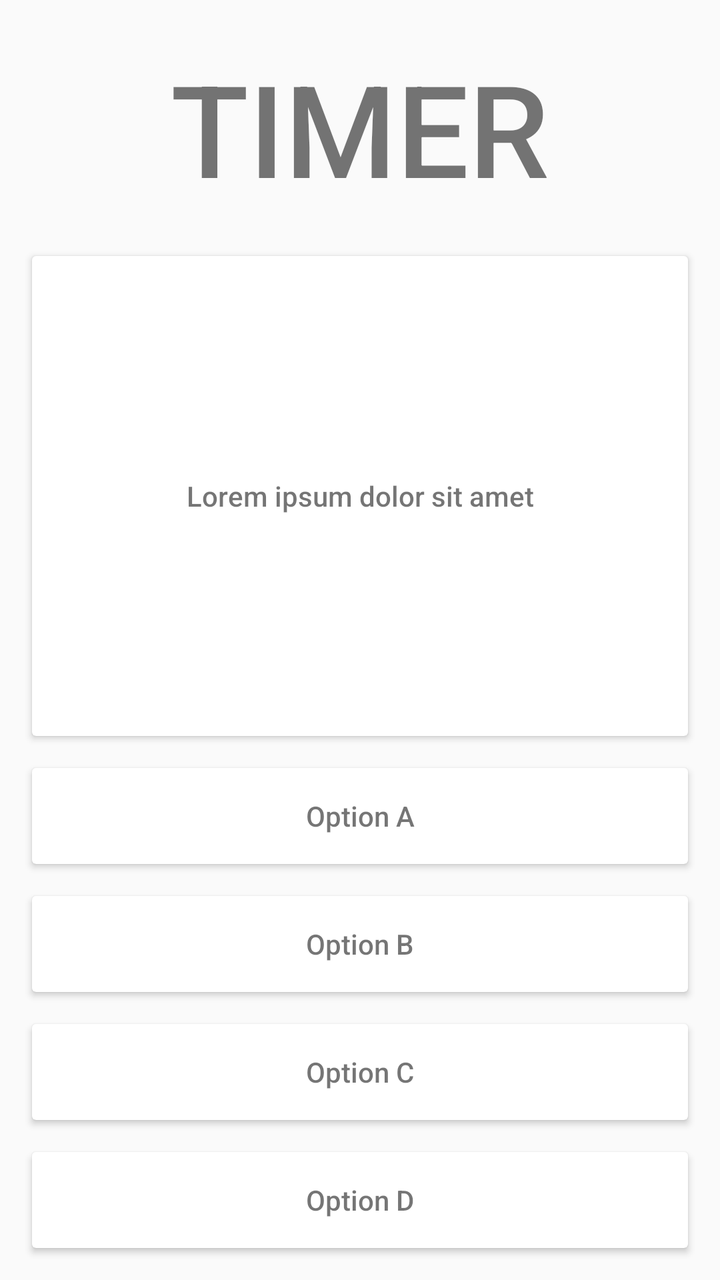
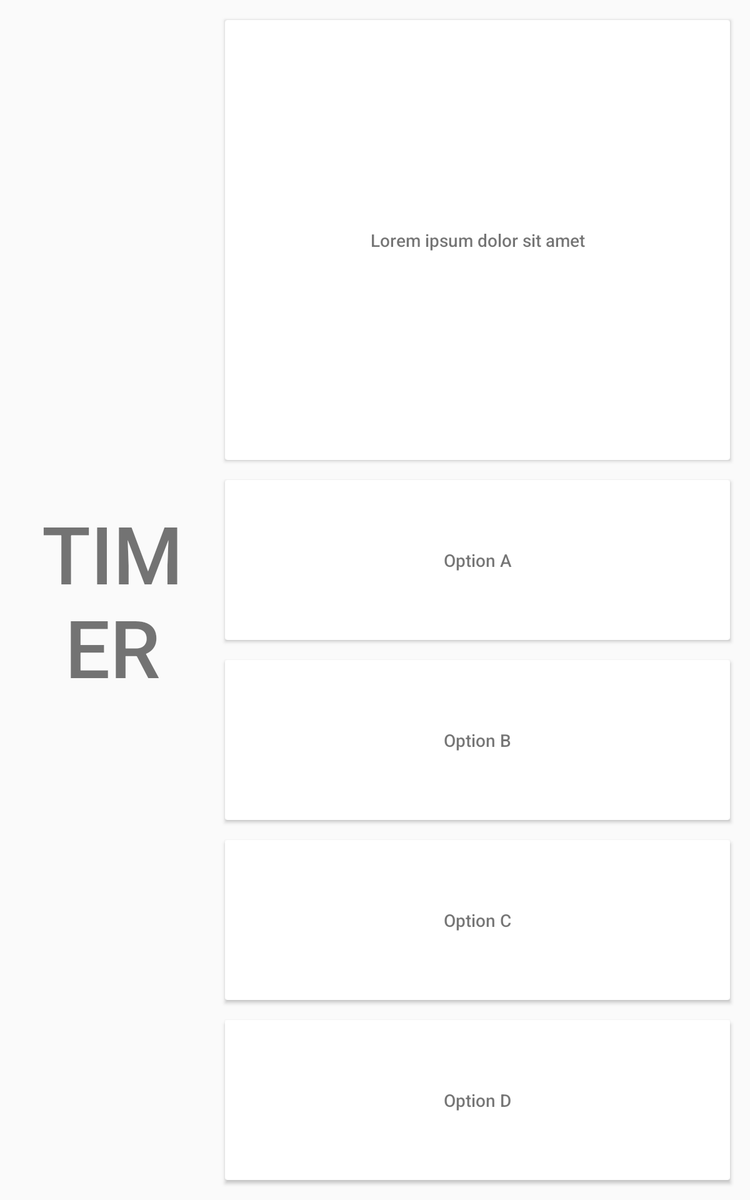

The same Android screen from two of the app's own layout files: first res/layout/ as a phone draws it, then the repository's variant for another configuration, drawn on a device whose configuration selects that folder. Both files follow.
<!-- AndroidManifest.xml: application theme AppTheme -->
<!-- res/layout/question_activity_view.xml -->
<?xml version="1.0" encoding="utf-8"?>
<android.support.constraint.ConstraintLayout xmlns:android="http://schemas.android.com/apk/res/android"
    xmlns:app="http://schemas.android.com/apk/res-auto"
    android:layout_width="match_parent"
    android:layout_height="match_parent">

    <android.support.constraint.Guideline
        android:id="@+id/timer_guideline"
        android:layout_width="wrap_content"
        android:layout_height="wrap_content"
        android:orientation="horizontal"
        app:layout_constraintGuide_percent=".20" />

    <android.support.constraint.Guideline
        android:id="@+id/question_guideline"
        android:layout_width="wrap_content"
        android:layout_height="wrap_content"
        android:orientation="horizontal"
        app:layout_constraintGuide_percent=".60" />

    <android.support.constraint.Guideline
        android:id="@+id/first_option_guideline"
        android:layout_width="wrap_content"
        android:layout_height="wrap_content"
        android:orientation="horizontal"
        app:layout_constraintGuide_percent=".70" />

    <android.support.constraint.Guideline
        android:id="@+id/second_option_guideline"
        android:layout_width="wrap_content"
        android:layout_height="wrap_content"
        android:orientation="horizontal"
        app:layout_constraintGuide_percent=".80" />

    <android.support.constraint.Guideline
        android:id="@+id/third_option_guideline"
        android:layout_width="wrap_content"
        android:layout_height="wrap_content"
        android:orientation="horizontal"
        app:layout_constraintGuide_percent=".90" />

    <android.support.constraint.Guideline
        android:id="@+id/fourth_option_guideline"
        android:layout_width="wrap_content"
        android:layout_height="wrap_content"
        android:orientation="horizontal"
        app:layout_constraintGuide_percent="1.0" />


    <TextView
        android:id="@+id/timer_holder"
        android:layout_width="0dp"
        android:layout_height="0dp"
        android:layout_margin="@dimen/onboarding_main_margin"
        android:fontFamily="sans-serif-medium"
        android:gravity="center"
        android:text="TIMER"
        android:textSize="64sp"
        app:layout_constraintBottom_toTopOf="@id/timer_guideline"
        app:layout_constraintLeft_toLeftOf="parent"
        app:layout_constraintRight_toRightOf="parent"
        app:layout_constraintTop_toTopOf="parent" />

    <android.support.v7.widget.CardView
        android:id="@+id/question_holder"
        android:layout_width="0dp"
        android:layout_height="0dp"
        android:layout_margin="@dimen/onboarding_main_margin"
        app:layout_constraintBottom_toTopOf="@id/question_guideline"
        app:layout_constraintLeft_toLeftOf="parent"
        app:layout_constraintRight_toRightOf="parent"
        app:layout_constraintTop_toBottomOf="@id/timer_holder">

        <TextView
            android:id="@+id/question_text"
            android:layout_width="match_parent"
            android:layout_height="match_parent"
            android:layout_margin="@dimen/onboarding_main_margin"
            android:fontFamily="sans-serif-medium"
            android:gravity="center"
            android:text="Lorem ipsum dolor sit amet" />
    </android.support.v7.widget.CardView>

    <android.support.v7.widget.CardView
        android:id="@+id/first_option_holder"
        android:layout_width="0dp"
        android:layout_height="0dp"
        android:layout_margin="@dimen/onboarding_main_margin"
        app:layout_constraintBottom_toTopOf="@id/first_option_guideline"
        app:layout_constraintLeft_toLeftOf="parent"
        app:layout_constraintRight_toRightOf="parent"
        app:layout_constraintTop_toBottomOf="@id/question_holder">

        <TextView
            android:id="@+id/first_option_text"
            android:layout_width="match_parent"
            android:layout_height="match_parent"
            android:background="?android:attr/selectableItemBackground"
            android:fontFamily="sans-serif-medium"
            android:gravity="center"
            android:text="Option A" />
    </android.support.v7.widget.CardView>

    <android.support.v7.widget.CardView
        android:id="@+id/second_option_holder"
        android:layout_width="0dp"
        android:layout_height="0dp"
        android:layout_margin="@dimen/onboarding_main_margin"
        android:foreground="?android:attr/selectableItemBackground"
        app:layout_constraintBottom_toTopOf="@id/second_option_guideline"
        app:layout_constraintLeft_toLeftOf="parent"
        app:layout_constraintRight_toRightOf="parent"
        app:layout_constraintTop_toBottomOf="@id/first_option_holder">

        <TextView
            android:id="@+id/second_option_text"
            android:layout_width="match_parent"
            android:layout_height="match_parent"
            android:background="?android:attr/selectableItemBackground"
            android:fontFamily="sans-serif-medium"
            android:gravity="center"
            android:text="Option B" />
    </android.support.v7.widget.CardView>

    <android.support.v7.widget.CardView
        android:id="@+id/third_option_holder"
        android:layout_width="0dp"
        android:layout_height="0dp"
        android:layout_margin="@dimen/onboarding_main_margin"
        android:foreground="?android:attr/selectableItemBackground"
        app:layout_constraintBottom_toTopOf="@id/third_option_guideline"
        app:layout_constraintLeft_toLeftOf="parent"
        app:layout_constraintRight_toRightOf="parent"
        app:layout_constraintTop_toBottomOf="@id/second_option_holder">

        <TextView
            android:id="@+id/third_option_text"
            android:layout_width="match_parent"
            android:layout_height="match_parent"
            android:background="?android:attr/selectableItemBackground"
            android:fontFamily="sans-serif-medium"
            android:gravity="center"
            android:text="Option C" />
    </android.support.v7.widget.CardView>

    <android.support.v7.widget.CardView
        android:id="@+id/fourth_option_holder"
        android:layout_width="0dp"
        android:layout_height="0dp"
        android:layout_margin="@dimen/onboarding_main_margin"
        android:foreground="?android:attr/selectableItemBackground"
        app:layout_constraintBottom_toTopOf="@id/fourth_option_guideline"
        app:layout_constraintLeft_toLeftOf="parent"
        app:layout_constraintRight_toRightOf="parent"
        app:layout_constraintTop_toBottomOf="@id/third_option_holder">

        <TextView
            android:id="@+id/fourth_option_text"
            android:layout_width="match_parent"
            android:layout_height="match_parent"
            android:background="?android:attr/selectableItemBackground"
            android:fontFamily="sans-serif-medium"
            android:gravity="center"
            android:text="Option D" />
    </android.support.v7.widget.CardView>
</android.support.constraint.ConstraintLayout>
<!-- resources referenced by this layout -->
<resources>
  <dimen name="onboarding_main_margin">16dp</dimen>
  <style name="AppTheme" parent="Theme.AppCompat.Light.DarkActionBar">
          
          <item name="colorPrimary">@color/colorPrimary</item>
          <item name="colorPrimaryDark">@color/colorPrimaryDark</item>
          <item name="colorAccent">@color/colorAccent</item>
      </style>
  <color name="colorPrimary">#8BC34A</color>
  <color name="colorPrimaryDark">#689F38</color>
  <color name="colorAccent">#FF5722</color>
</resources>
<!-- res/layout-sw600dp/question_activity_view.xml (the repository's variant of the layout above) -->
<!-- drawn on a 7-inch tablet held upright -->
<?xml version="1.0" encoding="utf-8"?>
<android.support.constraint.ConstraintLayout xmlns:android="http://schemas.android.com/apk/res/android"
    xmlns:app="http://schemas.android.com/apk/res-auto"
    android:layout_width="match_parent"
    android:layout_height="match_parent">

    <android.support.constraint.Guideline
        android:id="@+id/question_guideline"
        android:layout_width="wrap_content"
        android:layout_height="wrap_content"
        android:orientation="horizontal"
        app:layout_constraintGuide_percent=".40" />

    <android.support.constraint.Guideline
        android:id="@+id/first_option_guideline"
        android:layout_width="wrap_content"
        android:layout_height="wrap_content"
        android:orientation="horizontal"
        app:layout_constraintGuide_percent=".55" />

    <android.support.constraint.Guideline
        android:id="@+id/second_option_guideline"
        android:layout_width="wrap_content"
        android:layout_height="wrap_content"
        android:orientation="horizontal"
        app:layout_constraintGuide_percent=".70" />

    <android.support.constraint.Guideline
        android:id="@+id/third_option_guideline"
        android:layout_width="wrap_content"
        android:layout_height="wrap_content"
        android:orientation="horizontal"
        app:layout_constraintGuide_percent=".85" />

    <android.support.constraint.Guideline
        android:id="@+id/fourth_option_guideline"
        android:layout_width="wrap_content"
        android:layout_height="wrap_content"
        android:orientation="horizontal"
        app:layout_constraintGuide_percent="1.0" />

    <android.support.constraint.Guideline
        android:id="@+id/timer_vertical_guideline"
        android:layout_width="wrap_content"
        android:layout_height="wrap_content"
        android:orientation="vertical"
        app:layout_constraintGuide_percent=".30" />

    <TextView
        android:id="@+id/timer_holder"
        android:layout_width="0dp"
        android:layout_height="0dp"
        android:layout_margin="@dimen/onboarding_main_margin"
        android:fontFamily="sans-serif-medium"
        android:gravity="center"
        android:text="TIMER"
        android:textSize="64sp"
        app:layout_constraintBottom_toBottomOf="parent"
        app:layout_constraintLeft_toLeftOf="parent"
        app:layout_constraintRight_toLeftOf="@id/timer_vertical_guideline"
        app:layout_constraintTop_toTopOf="parent" />

    <android.support.v7.widget.CardView
        android:id="@+id/question_holder"
        android:layout_width="0dp"
        android:layout_height="0dp"
        android:layout_margin="@dimen/onboarding_main_margin"
        app:layout_constraintBottom_toTopOf="@id/question_guideline"
        app:layout_constraintLeft_toRightOf="@id/timer_holder"
        app:layout_constraintRight_toRightOf="parent"
        app:layout_constraintTop_toTopOf="parent">

        <TextView
            android:id="@+id/question_text"
            android:layout_width="match_parent"
            android:layout_height="match_parent"
            android:layout_margin="@dimen/onboarding_main_margin"
            android:fontFamily="sans-serif-medium"
            android:gravity="center"
            android:text="Lorem ipsum dolor sit amet" />
    </android.support.v7.widget.CardView>

    <android.support.v7.widget.CardView
        android:id="@+id/first_option_holder"
        android:layout_width="0dp"
        android:layout_height="0dp"
        android:layout_margin="@dimen/onboarding_main_margin"
        android:foreground="?android:attr/selectableItemBackground"
        app:layout_constraintBottom_toTopOf="@id/first_option_guideline"
        app:layout_constraintLeft_toRightOf="@id/timer_holder"
        app:layout_constraintRight_toRightOf="parent"
        app:layout_constraintTop_toBottomOf="@id/question_holder">

        <TextView
            android:id="@+id/first_option_text"
            android:layout_width="match_parent"
            android:layout_height="match_parent"
            android:fontFamily="sans-serif-medium"
            android:gravity="center"
            android:text="Option A" />
    </android.support.v7.widget.CardView>

    <android.support.v7.widget.CardView
        android:id="@+id/second_option_holder"
        android:layout_width="0dp"
        android:layout_height="0dp"
        android:layout_margin="@dimen/onboarding_main_margin"
        android:foreground="?android:attr/selectableItemBackground"
        app:layout_constraintBottom_toTopOf="@id/second_option_guideline"
        app:layout_constraintLeft_toRightOf="@id/timer_holder"
        app:layout_constraintRight_toRightOf="parent"
        app:layout_constraintTop_toBottomOf="@id/first_option_holder">

        <TextView
            android:id="@+id/second_option_text"
            android:layout_width="match_parent"
            android:layout_height="match_parent"
            android:fontFamily="sans-serif-medium"
            android:gravity="center"
            android:text="Option B" />
    </android.support.v7.widget.CardView>

    <android.support.v7.widget.CardView
        android:id="@+id/third_option_holder"
        android:layout_width="0dp"
        android:layout_height="0dp"
        android:layout_margin="@dimen/onboarding_main_margin"
        android:foreground="?android:attr/selectableItemBackground"
        app:layout_constraintBottom_toTopOf="@id/third_option_guideline"
        app:layout_constraintLeft_toRightOf="@id/timer_holder"
        app:layout_constraintRight_toRightOf="parent"
        app:layout_constraintTop_toBottomOf="@id/second_option_holder">

        <TextView
            android:id="@+id/third_option_text"
            android:layout_width="match_parent"
            android:layout_height="match_parent"
            android:fontFamily="sans-serif-medium"
            android:gravity="center"
            android:text="Option C" />
    </android.support.v7.widget.CardView>

    <android.support.v7.widget.CardView
        android:id="@+id/fourth_option_holder"
        android:layout_width="0dp"
        android:layout_height="0dp"
        android:layout_margin="@dimen/onboarding_main_margin"
        android:foreground="?android:attr/selectableItemBackground"
        app:layout_constraintBottom_toTopOf="@id/fourth_option_guideline"
        app:layout_constraintLeft_toRightOf="@id/timer_holder"
        app:layout_constraintRight_toRightOf="parent"
        app:layout_constraintTop_toBottomOf="@id/third_option_holder">

        <TextView
            android:id="@+id/fourth_option_text"
            android:layout_width="match_parent"
            android:layout_height="match_parent"
            android:fontFamily="sans-serif-medium"
            android:gravity="center"
            android:text="Option D" />
    </android.support.v7.widget.CardView>
</android.support.constraint.ConstraintLayout>
